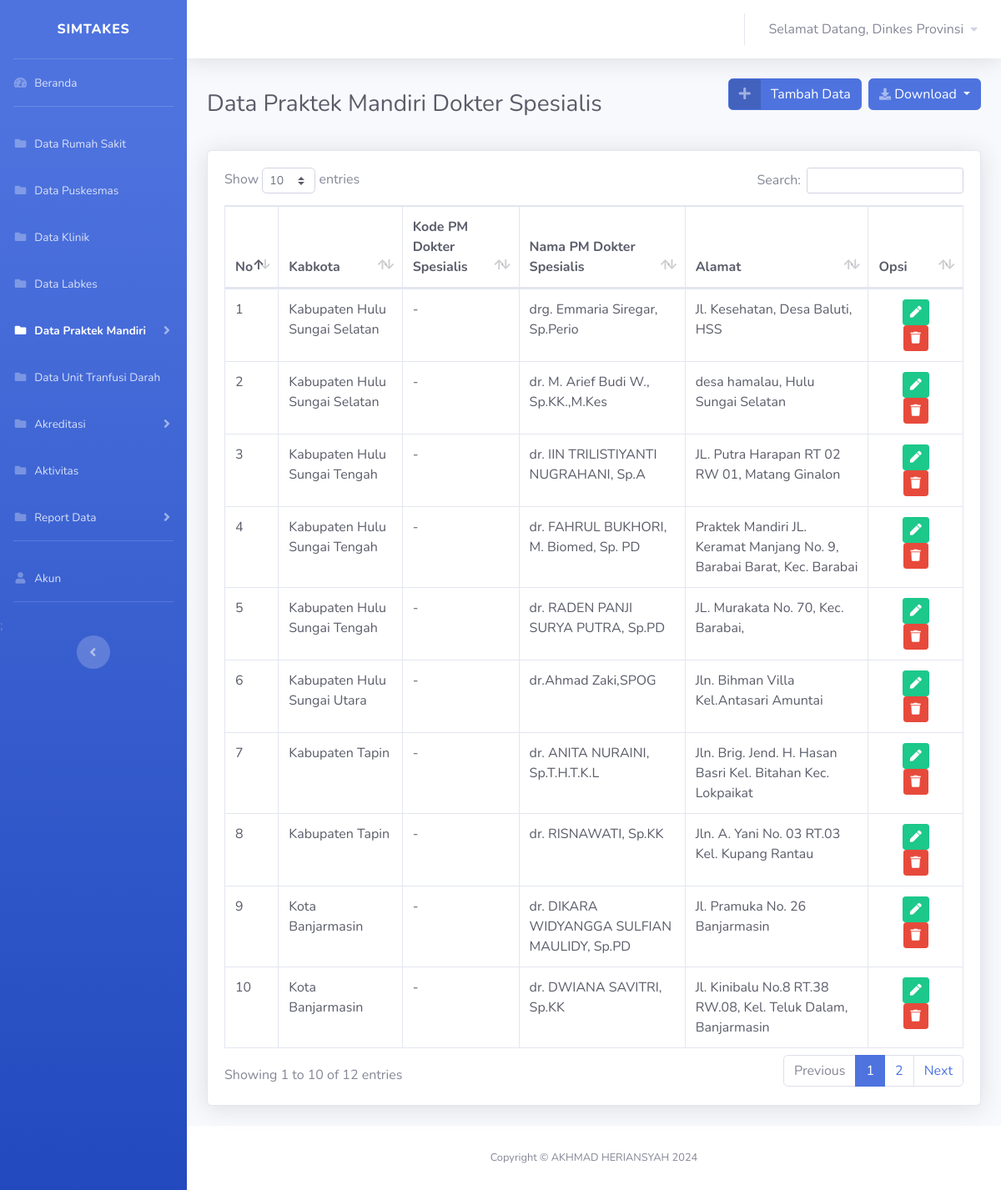
Page /views/dinkes/praktekmandiri/pm_doktersp.php (signed in) on the committed database.
### tables this page shows
CREATE TABLE `user` (
  `id_user` int(11) NOT NULL,
  `username` varchar(30) NOT NULL,
  `nama` varchar(100) NOT NULL,
  `password` varchar(30) NOT NULL,
  `id_role` int(11) NOT NULL
);

CREATE TABLE `data_pmdrsp` (
  `idx` int(11) NOT NULL,
  `kabkota` varchar(50) NOT NULL,
  `kodepmdrsp` varchar(50) NOT NULL,
  `namapmdrsp` varchar(50) NOT NULL,
  `alamat` varchar(255) NOT NULL
);

### koneksi.php (called while the page is built, shortened)
<?php
$koneksi = mysqli_connect("localhost", "root", "", "simtakes") or die(mysqli_error($koneksi));
$username = $_SESSION['username'];
$id_role = $_SESSION['id_role'];
function query($query)
{
    global $koneksi;
    $result = mysqli_query($koneksi, $query);
    $rows = [];
    while ($row = mysqli_fetch_assoc($result)) {
        $rows[] = $row;
    }
    return $rows;
}
?>

### views/dinkes/praktekmandiri/pm_doktersp.php (the view, shortened to what this page needs)
<?php
require '../../../koneksi.php';
if ($id_role == '15') {
    $doktersp = query("SELECT * FROM data_pmdrsp WHERE kabkota = 'Kota Banjarmasin' ORDER BY namapmdrsp");
} elseif ($id_role == '3') {
    $doktersp = query("SELECT * FROM data_pmdrsp WHERE kabkota = 'Kabupaten Balangan' ORDER BY namapmdrsp");
} elseif ($id_role == '4') {
    $doktersp = query("SELECT * FROM data_pmdrsp WHERE kabkota = 'Kabupaten Banjar' ORDER BY namapmdrsp");
} elseif ($id_role == '5') {
    $doktersp = query("SELECT * FROM data_pmdrsp WHERE kabkota = 'Kabupaten Barito Kuala' ORDER BY namapmdrsp");
} elseif ($id_role == '6') {
    $doktersp = query("SELECT * FROM data_pmdrsp WHERE kabkota = 'Kabupaten Hulu Sungai Selatan' ORDER BY namapmdrsp");
} elseif ($id_role == '7') {
    $doktersp = query("SELECT * FROM data_pmdrsp WHERE kabkota = 'Kabupaten Hulu Sungai Tengah' ORDER BY namapmdrsp");
} elseif ($id_role == '8') {
    $doktersp = query("SELECT * FROM data_pmdrsp WHERE kabkota = 'Kabupaten Hulu Sungai Utara' ORDER BY namapmdrsp");
} elseif ($id_role == '9') {
    $doktersp = query("SELECT * FROM data_pmdrsp WHERE kabkota = 'Kabupaten Kotabaru' ORDER BY namapmdrsp");
} elseif ($id_role == '10') {
    $doktersp = query("SELECT * FROM data_pmdrsp WHERE kabkota = 'Kabupaten Tabalong' ORDER BY namapmdrsp");
} elseif ($id_role == '11') {
    $doktersp = query("SELECT * FROM data_pmdrsp WHERE kabkota = 'Kabupaten Tanah Bumbu' ORDER BY namapmdrsp");
} elseif ($id_role == '12') {
    $doktersp = query("SELECT * FROM data_pmdrsp WHERE kabkota = 'Kabupaten Tanah Laut' ORDER BY namapmdrsp");
} elseif ($id_role == '13') {
    $doktersp = query("SELECT * FROM data_pmdrsp WHERE kabkota = 'Kabupaten Tapin' ORDER BY namapmdrsp");
} elseif ($id_role == '14') {
    $doktersp = query("SELECT * FROM data_pmdrsp WHERE kabkota = 'Kota Banjarbaru' ORDER BY namapmdrsp");
} elseif ($id_role == '2') {
    $doktersp = query("SELECT * FROM data_pmdrsp ORDER BY kabkota");
} else {
    echo "<script>alert('Anda harus login ulang!');
		document.location = '../../../index.php';
		</script>";
    exit();
}
?>
<!DOCTYPE html>
<html lang="en">
<head>
    <link href="../../../vendor/fontawesome-free/css/all.min.css" rel="stylesheet" type="text/css">
    <link href="../../../css/sb-admin-2.min.css" rel="stylesheet">
    <link href="../../../vendor/datatables/dataTables.bootstrap4.min.css" rel="stylesheet">
</head>
<body id="page-top">
    <div id="wrapper">
        <?php
        require '../template/sidebar.php';
        ?>
        <div id="content-wrapper" class="d-flex flex-column">
            <div id="content">
                <nav class="navbar navbar-expand navbar-light bg-white topbar mb-4 static-top shadow">
<?php
                    require '../template/navbar.php';
                    ?>
                </nav>
                <div class="container-fluid">
                    <div class="d-sm-flex align-items-center justify-content-between mb-4">
                        <h1 class="h3 mb-0 text-gray-800">Data Praktek Mandiri Dokter Spesialis</h1>
                        <div class="d-sm-flex align-items-center justify-content-between mb-4">
                            <a href="pm_doktersp-tambah.php" class="btn btn-primary btn-icon-split">
                                            <span class="icon text-white-50">
                                                <i class="fas fa-plus"></i>
                                            </span>
                                            <span class="text">Tambah Data</span>
                            </a>&nbsp;&nbsp;
                            <div class="btn-group">
                                <button type="button" class="btn btn-primary dropdown-toggle " data-toggle="dropdown" aria-haspopup="true" aria-expanded="false"><i
                                    class="fas fa-download fa-sm text-white-50"></i>
                                    Download
                                </button>
                            </div>
                        </div>
                    </div>
                        <div class="card shadow mb-4">
                            <div class="card-body">
                                <div class="table-responsive">
                                    <table class="table table-bordered text-dark" id="dataTable" width="100%" cellspacing="0">
                                        <thead>
                                            <tr>
                                            <th>No</th>
                                            <th>Kabkota</th>
                                            <th>Kode PM Dokter Spesialis</th>
                                            <th>Nama PM Dokter Spesialis</th>
                                            <th>Alamat</th>
                                            <th>Opsi</th>
                                            </tr>
                                        </thead>
                                        <tbody>
                                            <?php $no = 1; ?>
                                            <?php foreach ($doktersp as $sp) : ?>
                                            <tr>
                                                <td><?= $no++ ?></td>
                                                <td><?= $sp['kabkota'] ?></td>
                                                <td><?= $sp['kodepmdrsp'] ?></td>
                                                <td><?= $sp['namapmdrsp'] ?></td>
                                                <td><?= $sp['alamat'] ?></td>
                                                <td>
                                                <div class="container text-center">
                                                    <a href="pm_doktersp-edit.php?idx=<?= $sp['idx']; ?>"class="btn btn-success btn-sm"><i class="fa fa-pen"></i></a>
                                                    <a  href="hapussp.php?idx=<?= $sp['idx']; ?>" class="btn btn-danger btn-sm" onclick="return confirm('Apakah anda yakin ingin menghapus data PM Dokter Spesialis <?= $sp['namapmdrsp']; ?> ?');"><i class="fa fa-trash"></i></a></td>
                                                </div>
                                            </tr>
                                            <?php endforeach ?>
<?php
            require '../template/footer.php';
            ?>
</body>
</html>

### views/dinkes/template/navbar.php (shortened to what this page needs)
<ul class="navbar-nav ml-auto">
                        <li class="nav-item dropdown no-arrow">
                            <a class="nav-link dropdown-toggle" href="#" id="userDropdown" role="button"
                                data-toggle="dropdown" aria-haspopup="true" aria-expanded="false">
                                <span class="mr-2 d-none d-lg-inline text-gray-600">Selamat Datang,
                                <?php $index = mysqli_query($koneksi,"SELECT nama from user where username='$username' AND id_role = '$id_role'");
                                $row = mysqli_fetch_array($index);
                                if ($row && $row["nama"] == !'') {
                                echo $row['nama'];
                                }else
                                {
                                echo "no class";
                                }
                                ?>
                                </span>
                                    <i class="fas fa-caret-down fa-sm"></i>
                            </a>
                        </li>
                    </ul>

### rows in the picture
user: nama "Dinkes Provinsi"
data_pmdrsp: kabkota "Kabupaten Hulu Sungai Selatan", kodepmdrsp "-", namapmdrsp "drg. Emmaria Siregar, Sp.Perio", alamat "Jl. Kesehatan, Desa Baluti, HSS"
data_pmdrsp: kabkota "Kabupaten Hulu Sungai Selatan", kodepmdrsp "-", namapmdrsp "dr. M. Arief Budi W., Sp.KK.,M.Kes", alamat "desa hamalau, Hulu Sungai Selatan"
data_pmdrsp: kabkota "Kabupaten Hulu Sungai Tengah", kodepmdrsp "-", namapmdrsp "dr. IIN TRILISTIYANTI NUGRAHANI, Sp.A", alamat "JL. Putra Harapan RT 02 RW 01, Matang Ginalon"
data_pmdrsp: kabkota "Kabupaten Hulu Sungai Tengah", kodepmdrsp "-", namapmdrsp "dr. FAHRUL BUKHORI, M. Biomed, Sp. PD", alamat "Praktek Mandiri JL. Keramat Manjang No. 9, Barabai Barat, Kec. Barabai"
data_pmdrsp: kabkota "Kabupaten Hulu Sungai Tengah", kodepmdrsp "-", namapmdrsp "dr. RADEN PANJI SURYA PUTRA, Sp.PD", alamat "JL. Murakata No. 70, Kec. Barabai,"
data_pmdrsp: kabkota "Kabupaten Hulu Sungai Utara", kodepmdrsp "-", namapmdrsp "dr.Ahmad Zaki,SPOG", alamat "Jln. Bihman Villa Kel.Antasari Amuntai"
data_pmdrsp: kabkota "Kabupaten Tapin", kodepmdrsp "-", namapmdrsp "dr. ANITA NURAINI, Sp.T.H.T.K.L", alamat "Jln. Brig. Jend. H. Hasan Basri Kel. Bitahan Kec. Lokpaikat"
data_pmdrsp: kabkota "Kabupaten Tapin", kodepmdrsp "-", namapmdrsp "dr. RISNAWATI, Sp.KK", alamat "Jln. A. Yani No. 03 RT.03 Kel. Kupang Rantau"
data_pmdrsp: kabkota "Kota Banjarmasin", kodepmdrsp "-", namapmdrsp "dr. DIKARA WIDYANGGA SULFIAN MAULIDY, Sp.PD", alamat "Jl. Pramuka No. 26 Banjarmasin"
data_pmdrsp: kabkota "Kota Banjarmasin", kodepmdrsp "-", namapmdrsp "dr. DWIANA SAVITRI, Sp.KK", alamat "Jl. Kinibalu No.8 RT.38 RW.08, Kel. Teluk Dalam, Banjarmasin"
